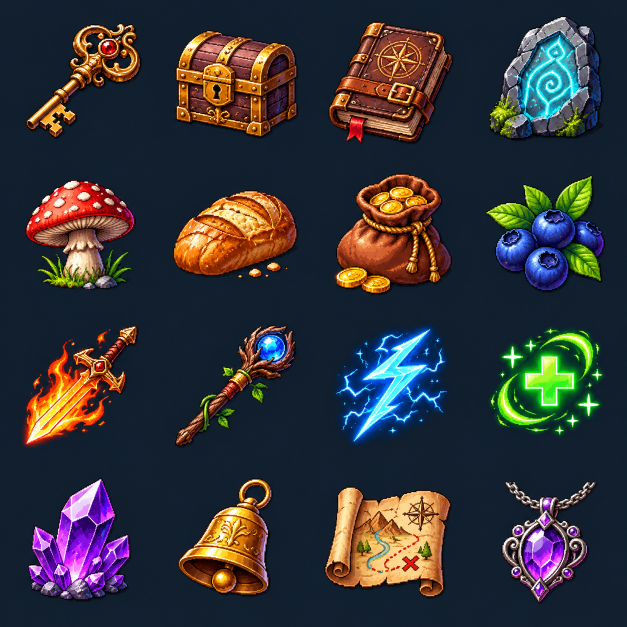
#> input picture examples/pixel-fantasy-icons/source-wave3.png, 1254 x 1254 px (shown at 1/2 size)
$ python extract_wave3.py
#> lines starting #> are read from the running program, lines starting #| are printed output that depends on the picture
#!/usr/bin/env python3
"""Conservatively isolate complete art from the 4x4 dark-matte source sheet.

Source is a *review candidate*, not a pixel-exact original alpha atlas. Never
trim a silhouette to force it inside bounds: crop only per measured source-cell
interiors; fail if any foreground touches an edge. Source coverage QA runs prior
to resizing, so a damaged sprite cannot be hidden by post-resize margins.
"""
from pathlib import Path
import cv2, numpy as np
from PIL import Image
ROOT=Path(__file__).resolve().parent
NAMES=['Ornate Key','Treasure Chest','Traveler Journal','Rune Tablet','Forest Mushroom','Rustic Bread','Gold Pouch','Blueberries','Flame Sword','Verdant Staff','Lightning Bolt','Healing Aura','Amethyst Cluster','Golden Bell','Treasure Map','Amethyst Necklace']
SLUGS=['quest.ornate_key','quest.treasure_chest','item.traveler_journal','quest.rune_tablet','food.forest_mushroom','food.rustic_bread','currency.gold_pouch','food.blueberries','weapon.flame_sword','weapon.verdant_staff','ability.lightning_bolt','ability.healing_aura','material.amethyst_cluster','item.golden_bell','quest.treasure_map','accessory.amethyst_necklace']

def extract(src, col, row):
  h,w=src.shape[:2];x0=round(w*col/4);y0=round(h*row/4);x1=round(w*(col+1)/4);y1=round(h*(row+1)/4)
  rgb=src[y0:y1,x0:x1].copy();hh,ww=rgb.shape[:2]
  # The matte is dark navy and mildly gradient; infer it from outer cell border,
  # then protect foreground pixels by brightness/chroma and GrabCut context.
  border=np.concatenate([rgb[:20,:,:].reshape(-1,3),rgb[-20:,:,:].reshape(-1,3),rgb[:, :20,:].reshape(-1,3),rgb[:,-20:,:].reshape(-1,3)],axis=0)
  color=np.median(border,axis=0)
  dist=np.linalg.norm(rgb.astype('float32')-color,axis=2)
  maxi=rgb.max(axis=2);mini=rgb.min(axis=2);sat=maxi.astype('int16')-mini.astype('int16')
  mask=np.full((hh,ww),cv2.GC_PR_BGD,dtype='uint8')
  mask[(dist>27)|(maxi>84)|(sat>53)]=cv2.GC_PR_FGD
  mask[(dist>65)&((maxi>115)|(sat>70))]=cv2.GC_FGD
  # Only the true cell boundary is guaranteed background. The old 18px rim
  # amputated near-edge artwork (sword/axe/bow tips). Keep full source art.
  rim=2
  mask[:rim,:]=cv2.GC_BGD;mask[-rim:,:]=cv2.GC_BGD;mask[:,:rim]=cv2.GC_BGD;mask[:,-rim:]=cv2.GC_BGD
  if np.count_nonzero(mask==cv2.GC_FGD)<150:raise ValueError(f'no definite foreground: {row},{col}')
  bg=np.zeros((1,65),np.float64);fg=np.zeros((1,65),np.float64)
  cv2.grabCut(rgb,mask,None,bg,fg,4,cv2.GC_INIT_WITH_MASK)
  binary=np.isin(mask,[cv2.GC_FGD,cv2.GC_PR_FGD]).astype('uint8')*255
  # Reject tiny, distant matte specks, but preserve glow and separated decorations.
  n,lab,st,_=cv2.connectedComponentsWithStats(binary,8)
  if n<2:raise ValueError(f'empty {row},{col}')
  largest=int(1+np.argmax(st[1:,4]));primary=st[largest]; cx=primary[0]+primary[2]/2;cy=primary[1]+primary[3]/2
  for j in range(1,n):
    if j==largest:continue
    x,y,cw,ch,area=[int(z) for z in st[j]]
    if area<7 or ((x+cw/2-cx)**2+(y+ch/2-cy)**2)**.5>ww*.43:binary[lab==j]=0
  ys,xs=np.where(binary>0)
  if len(xs)<400:raise ValueError(f'too small {row},{col}')
  raw_bbox=[int(xs.min()),int(ys.min()),int(xs.max()+1),int(ys.max()+1)]
  raw_margins=[raw_bbox[0],raw_bbox[1],ww-raw_bbox[2],hh-raw_bbox[3]]
  if min(raw_margins)<2:raise ValueError(f'SOURCE TRUNCATED: {row},{col}: margins {raw_margins}')
  xA=max(0,raw_bbox[0]-2);xB=min(ww,raw_bbox[2]+2);yA=max(0,raw_bbox[1]-2);yB=min(hh,raw_bbox[3]+2)
  rgba=np.dstack((rgb,binary))
  icon=Image.fromarray(rgba,'RGBA').crop((xA,yA,xB,yB))
  scale=min(111/icon.width,111/icon.height)
  icon=icon.resize((max(1,round(icon.width*scale)),max(1,round(icon.height*scale))),Image.Resampling.NEAREST)
  tile=Image.new('RGBA',(128,128));tile.alpha_composite(icon,((128-icon.width)//2,(128-icon.height)//2))
  return tile,{'raw_bbox':raw_bbox,'source_margins':raw_margins,'source_cell':[x0,y0,x1-x0,y1-y0]}

def build():
  im=Image.open(ROOT/'source-wave3.png').convert('RGB');a=np.array(im)
#> in build, im is the input picture: PIL image 1254x1254 RGB; mean R, G, B 52.8, 52.4, 56.3
  atlas=Image.new('RGBA',(512,512));data=[]
#> after `atlas = Image.new('RGBA', (512, 512))`: atlas: PIL image 512x512 RGBA; every value is 0
  (ROOT/'qa').mkdir(exist_ok=True)
  for i,(name,slug) in enumerate(zip(NAMES,SLUGS)):
    tile,info=extract(a,i%4,i//4);atlas.alpha_composite(tile,((i%4)*128,(i//4)*128))
    tile.save(ROOT/'qa'/f'wave3-{i:02d}.png')
    data.append({'name':name,'slug':slug,**info})
#> this loop made 16 passes
#> color in extract on passes 1 to 12: [17, 31, 46], [17, 31, 46], [17, 31, 46], [17, 31, 46], [17, 31, 46], [17, 31, 46], [17, 31, 46], [17, 31, 46], [17, 31, 46], [17, 31, 46], [17, 31, 46], [17, 31, 46]
#> pass 1, in extract, `rgb = src[y0:y1, x0:x1].copy()`:
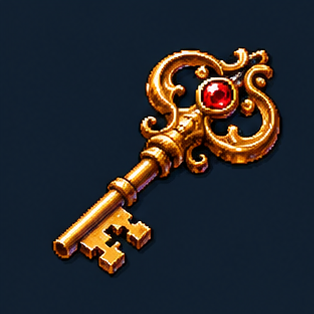
#> rgb: shape (314, 314, 3); mean R, G, B 41, 41.6, 44.8
#> pass 1, in extract, `dist=np.linalg.norm(rgb.astype('float32')-color,axis=2)`:
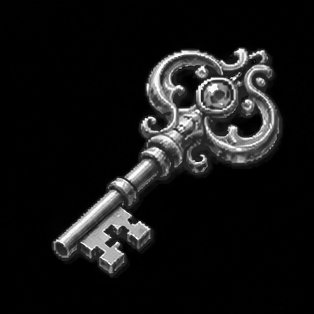
#> dist: shape (314, 314) float64; min 0, max 387.9, mean 33.1; drawn with min black and max white
#> pass 1, in extract, `maxi = rgb.max(axis=2)`:
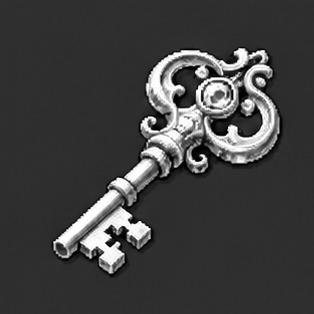
#> maxi: shape (314, 314); min 0, max 255, mean 64.3
#> pass 1, in extract, `mini = rgb.min(axis=2)`:
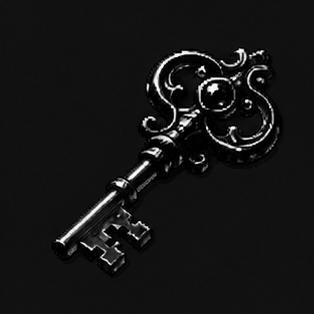
#> mini: shape (314, 314); min 0, max 255, mean 21.4
#> after the loop:
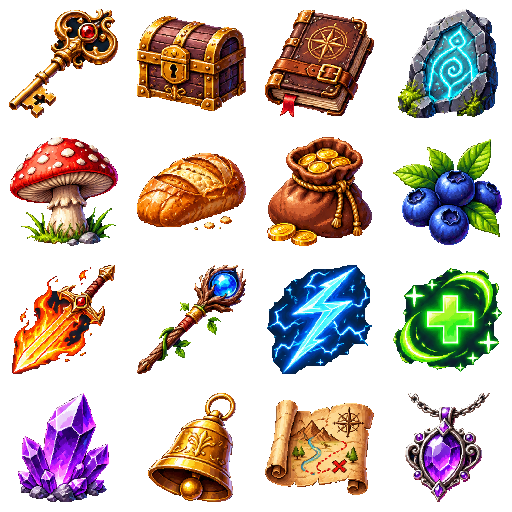
#> atlas: PIL image 512x512 RGBA; mean R, G, B, A 52.4, 40.7, 32.7, 104; transparent parts drawn white
#> after the loop:
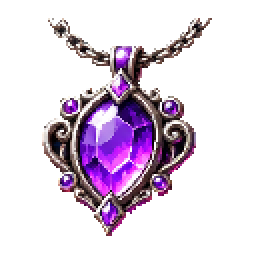
#> tile: PIL image 128x128 RGBA (shown 2 times larger); mean R, G, B, A 36.9, 24.1, 38.9, 71.1; transparent parts drawn white
#> after the loop, data = 16 items
  atlas.save(ROOT/'textures/icons-02.png',optimize=True,compress_level=9)
  (ROOT/'qa/wave3-source-coverage.json').write_text(__import__('json').dumps(data,indent=2)+'\n')
  print('Wave3 extracted 16 icons. Saved 512x512 PNG.')
if __name__=='__main__':build()

$ run again, with examples/pixel-fantasy-icons/source-wave1-clean.png copied over examples/pixel-fantasy-icons/source-wave3.png
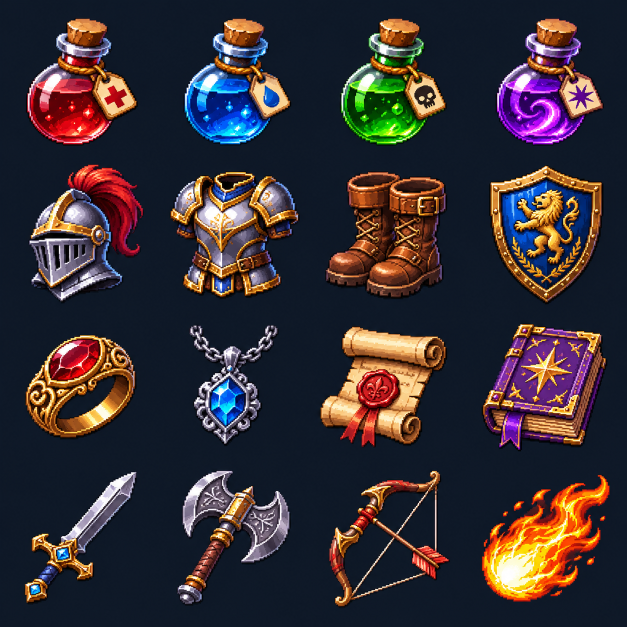
#> input picture examples/pixel-fantasy-icons/source-wave1-clean.png, 1254 x 1254 px (shown at 1/2 size)
#> in build, im is the input picture: PIL image 1254x1254 RGB; mean R, G, B 55.7, 47.7, 53.2
#> the loop in build, `for i,(name,slug) in enumerate(zip(NAMES,SLUGS)):` made 16 passes
#> pass 1, in extract, `mini = rgb.min(axis=2)`:
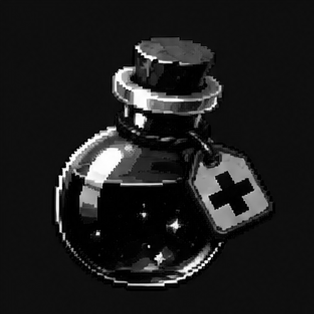
#> mini: shape (314, 314); min 0, max 255, mean 28.6
#> after the loop in build, `for i,(name,slug) in enumerate(zip(NAMES,SLUGS)):`:
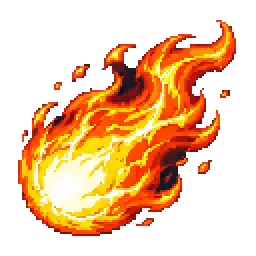
#> tile: PIL image 128x128 RGBA (shown 2 times larger); mean R, G, B, A 94.4, 53.7, 17.4, 105.1; transparent parts drawn white
#> after the loop in build, `for i,(name,slug) in enumerate(zip(NAMES,SLUGS)):`: data = 16 items
